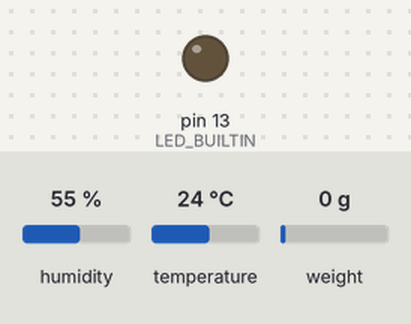
The sketch below on a simulated Arduino Uno, built with avr-gcc and run on an emulated ATmega328P. On the bench: output pins drawn as LEDs (lit = HIGH). Inputs (shaded band) come from the test bench; at power-on: humidity 55 %, temperature 24 °C, weight on the scale 0 g. Sleep ends after the set time or at an interrupt; the modem accepts every AT command (registered, SIM ready, sends succeed) and sends nothing else.

Above: at 0.1 s.
At 1.1 s:
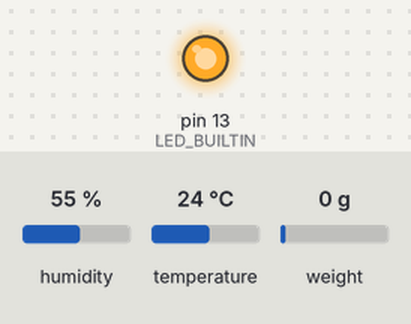
Timing chart, 0 to 3.5 s (numbered marks = the images above):
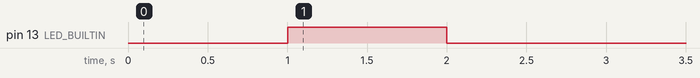

The sketch:

AirBeeDuinoV2_2_dht_sensor.ino
```cpp
//TIME https://github.com/PaulStoffregen/Time
#include <TimeLib.h>
int tempo = 15;
int PERIODE =12;
int chrono = 99;

//activation du Serial pour le debug
byte DEBUG = false;

//WEIGHT https://github.com/bogde/HX711
#include "HX711.h"
HX711 scale;
float final;
float inter;


//SLEEP MODE http://donalmorrissey.blogspot.fr/2010/04/sleeping-arduino-part-5-wake-up-via.html
#include <avr/sleep.h>
#include <avr/power.h>
#include <avr/wdt.h>
volatile int f_wdt=1;


//DHT humidity/temperature sensors

// REQUIRES the following Arduino libraries:
// - DHT Sensor Library: https://github.com/adafruit/DHT-sensor-library
// - Adafruit Unified Sensor Lib: https://github.com/adafruit/Adafruit_Sensor
#include "DHT.h"
#define DHTPIN 2
#define DHTTYPE DHT22
DHT dht(DHTPIN, DHTTYPE);

// connexion serie pour Sigfox
  #include <SoftwareSerial.h>
  SoftwareSerial SigFox(4,5); // RX, TX

//définition des variable pour le payload SF
  typedef struct  {
    uint8_t id;
    int16_t temperature;
    uint16_t humidity;
    uint16_t weight;
    uint16_t bee_in;
    uint16_t bee_out;
    uint8_t vbat;
  } rowPayload_s;

  union payload_u
  {
    rowPayload_s data;
    uint8_t rawData[sizeof(rowPayload_s)];
  } payload;

//
void setup()
{
  pinMode(13, OUTPUT);

  dht.begin();

  if (DEBUG)
  { Serial.begin(9600);Serial.println("Starting up"); delay(100);}
  SigFox.begin(9600);
  if (DEBUG){print_date();  }

 /*** Setup the WDT ***/
  /* Clear the reset flag. */
  MCUSR &= ~(1<<WDRF);
  /* In order to change WDE or the prescaler, we need to set WDCE (This will allow updates for 4 clock cycles).*/
  WDTCSR |= (1<<WDCE) | (1<<WDE);
  /* set new watchdog timeout prescaler value */
  WDTCSR = 1<<WDP0 | 1<<WDP3; /* 8.0 seconds */
  /* Enable the WD interrupt (note no reset). */
  WDTCSR |= _BV(WDIE);

  // WEIGHT
  // parameter "gain" is ommited; the default value 128 is used by the library
  // HX711.DOUT	- pin #A1
  // HX711.PD_SCK	- pin #A0
  scale.begin(A1, A0);
  //scale.set_scale();
  scale.tare();

  chrono=minute();
  pinMode(LED_BUILTIN, OUTPUT);
  digitalWrite(LED_BUILTIN, HIGH);   // turn the LED on (HIGH is the voltage level)
  delay(1000);                       // wait for a second
  digitalWrite(LED_BUILTIN, LOW);    // turn the LED off by making the voltage LOW
  delay(1000);                       // wait for a second
}

void loop()
{

if(f_wdt == 1)
  {
      if (chrono!=minute())
        {
          chrono =minute(); tempo ++;
          if (DEBUG) {Serial.print("tempo: ");Serial.println (tempo);}
        }
      if (tempo >= PERIODE)
        {
          tempo=0;
        //    if (DEBUG) {Serial.print("tempo: ");Serial.println (tempo);}
          // on charge les valeurs

          payload.data.id=1;
          payload.data.temperature = int16_t (dht.readTemperature()*10);
          payload.data.humidity = int16_t (dht.readHumidity()*10);
          payload.data.weight=int16_t (getweight()*10);
          payload.data.bee_in=0;
          payload.data.bee_out=0;
          payload.data.vbat= int(analogRead(A3) * (50 / 1023.0));
            delay(500);
          //on affiche
              if (DEBUG) {print_payload();}

          // On balance
            envoieSF();
        }

    /* Don't forget to clear the flag. */
    f_wdt = 0;

    /* Re-enter sleep mode. */
    enterSleep();
  }
}

void print_date ()
{
    Serial.print(hour(), DEC);Serial.print(':');
    Serial.print(minute(), DEC);Serial.print(':');
    Serial.print(second(), DEC);Serial.println();
}

void envoieSF()
{
  if (DEBUG) {Serial.println("ENVOIE SF...");}
  SigFox.print("AT$SF=");
  for (byte i = 0; i < sizeof(payload); i++)
  {
    if (payload.rawData[i] <= 0xF) SigFox.print("0"); // pour bien avoir 2 caractères
    SigFox.print(payload.rawData[i], HEX);
  }
  SigFox.print("\r");
  if (DEBUG) {Serial.println("ENVOIE SF OK !"); }
 }

void print_payload()
{
  Serial.println("-----PAYLOAD-----");
  Serial.print("ID:");Serial.println(payload.data.id);
  Serial.print("Temperature: ");Serial.print(float (payload.data.temperature)/10,1);Serial.println(" C");
  Serial.print("Humidity: "); Serial.print(float(payload.data.humidity)/10,1);Serial.println(" %");
  Serial.print("Poids:");Serial.print(float(payload.data.weight)/10,1);Serial.println(" kg");
  Serial.print("Bee IN:");Serial.println(payload.data.bee_in);
  Serial.print("Bee OUT:");Serial.println(payload.data.bee_out);
  Serial.print("Vbat:");Serial.print(float(payload.data.vbat)/10,1);Serial.println(" Volt");
  Serial.println("-----------------");
}

ISR(WDT_vect)
{
  if(f_wdt == 0){f_wdt=1;}
  //else  {Serial.println("WDT Overrun!!!");}
}


void enterSleep(void)
{
  set_sleep_mode(SLEEP_MODE_PWR_SAVE);
  sleep_enable();delay(100);

  /* Now enter sleep mode. */
    if (DEBUG) {print_date();Serial.println("SLEEP Mode activated");}
    delay(100);
  sleep_mode();

    /* The program will continue from here after the WDT timeout*/
  sleep_disable(); /* First thing to do is disable sleep. */

  /* Re-enable the peripherals. */
  power_all_enable();delay(100);
  setTime(hour(),minute(),second()+8,day(),month(),year());
  if (DEBUG) {print_date();Serial.println("SLEEP Mode disactivated");}
 }

float getweight(void)
{
  scale.power_up();
  final=scale.get_value(10)/36300;//(44250v1 et 36300v2)
  scale.power_down();			        // put the ADC in sleep mode
  return final;
}
```
